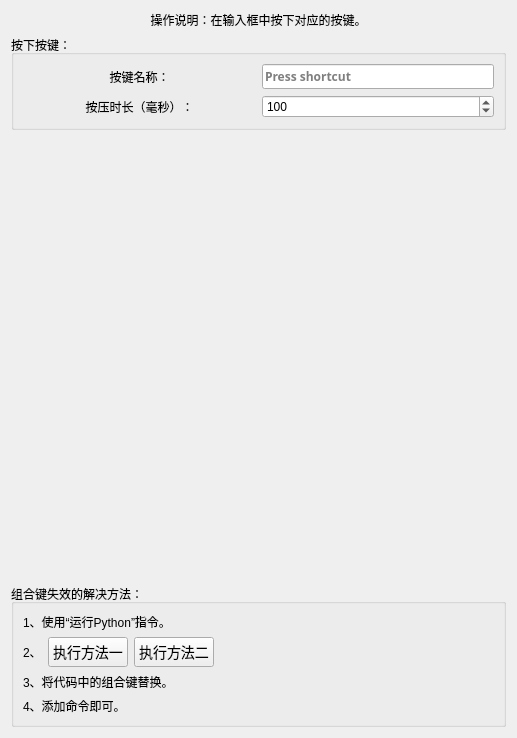
       <widget class="QWidget" name="tab_7">
        <attribute name="title">
         <string>按下键盘</string>
        </attribute>
        <layout class="QVBoxLayout" name="verticalLayout_87">
         <item>
          <widget class="QLabel" name="label_24">
           <property name="text">
            <string>操作说明：在输入框中按下对应的按键。</string>
           </property>
           <property name="alignment">
            <set>Qt::AlignmentFlag::AlignCenter</set>
           </property>
           <property name="wordWrap">
            <bool>false</bool>
           </property>
          </widget>
         </item>
         <item>
          <widget class="QGroupBox" name="groupBox_65">
           <property name="title">
            <string>按下按键：</string>
           </property>
           <layout class="QGridLayout" name="gridLayout_62" columnstretch="1,1" rowminimumheight="1,1" columnminimumwidth="0,0">
            <item row="0" column="0">
             <widget class="QLabel" name="label_163">
              <property name="text">
               <string>按键名称：</string>
              </property>
              <property name="alignment">
               <set>Qt::AlignmentFlag::AlignCenter</set>
              </property>
             </widget>
            </item>
            <item row="0" column="1">
             <widget class="QKeySequenceEdit" name="keySequenceEdit">
              <property name="font">
               <font>
                <family>微软雅黑</family>
                <bold>true</bold>
               </font>
              </property>
              <property name="layoutDirection">
               <enum>Qt::LayoutDirection::LeftToRight</enum>
              </property>
             </widget>
            </item>
            <item row="1" column="0">
             <widget class="QLabel" name="label_167">
              <property name="text">
               <string>按压时长（毫秒）：</string>
              </property>
              <property name="alignment">
               <set>Qt::AlignmentFlag::AlignCenter</set>
              </property>
             </widget>
            </item>
            <item row="1" column="1">
             <widget class="QSpinBox" name="spinBox_27">
              <property name="minimum">
               <number>1</number>
              </property>
              <property name="maximum">
               <number>1000000</number>
              </property>
              <property name="value">
               <number>100</number>
              </property>
             </widget>
            </item>
           </layout>
          </widget>
         </item>
         <item>
          <spacer name="verticalSpacer_36">
           <property name="orientation">
            <enum>Qt::Orientation::Vertical</enum>
           </property>
           <property name="sizeHint" stdset="0">
            <size>
             <width>20</width>
             <height>448</height>
            </size>
           </property>
          </spacer>
         </item>
         <item>
          <widget class="QGroupBox" name="groupBox_80">
           <property name="title">
            <string>组合键失效的解决方法：</string>
           </property>
           <layout class="QHBoxLayout" name="horizontalLayout_38">
            <item>
             <layout class="QVBoxLayout" name="verticalLayout_10">
              <item>
               <widget class="QLabel" name="label_179">
                <property name="text">
                 <string>1、使用“运行Python”指令。</string>
                </property>
               </widget>
              </item>
              <item>
               <layout class="QHBoxLayout" name="horizontalLayout_37">
                <item>
                 <widget class="QLabel" name="label_186">
                  <property name="text">
                   <string>2、</string>
                  </property>
                 </widget>
                </item>
                <item>
                 <widget class="QPushButton" name="pushButton_77">
                  <property name="styleSheet">
                   <string notr="true">font-size: 14px; /* 设置字体大小，可以根据需要调整 */</string>
                  </property>
                  <property name="text">
                   <string>执行方法一</string>
                  </property>
                 </widget>
                </item>
                <item>
                 <widget class="QPushButton" name="pushButton_78">
                  <property name="styleSheet">
                   <string notr="true">font-size: 14px; /* 设置字体大小，可以根据需要调整 */</string>
                  </property>
                  <property name="text">
                   <string>执行方法二</string>
                  </property>
                 </widget>
                </item>
                <item>
                 <spacer name="horizontalSpacer_26">
                  <property name="orientation">
                   <enum>Qt::Orientation::Horizontal</enum>
                  </property>
                  <property name="sizeHint" stdset="0">
                   <size>
                    <width>40</width>
                    <height>20</height>
                   </size>
                  </property>
                 </spacer>
                </item>
               </layout>
              </item>
              <item>
               <widget class="QLabel" name="label_185">
                <property name="text">
                 <string>3、将代码中的组合键替换。</string>
                </property>
               </widget>
              </item>
              <item>
               <widget class="QLabel" name="label_184">
                <property name="text">
                 <string>4、添加命令即可。</string>
                </property>
               </widget>
              </item>
             </layout>
            </item>
            <item>
             <spacer name="horizontalSpacer_28">
              <property name="orientation">
               <enum>Qt::Orientation::Horizontal</enum>
              </property>
              <property name="sizeHint" stdset="0">
               <size>
                <width>240</width>
                <height>20</height>
               </size>
              </property>
             </spacer>
            </item>
           </layout>
          </widget>
         </item>
        </layout>
       </widget>
